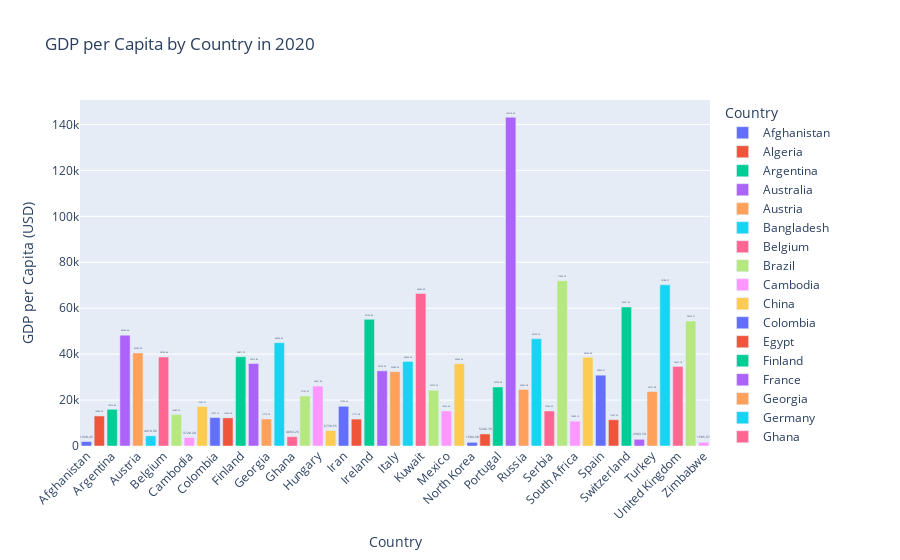

This figure's notebook cell:
### Code cell
import pandas as pd
import plotly.express as px

# Load the dataset
data = pd.read_csv('C:/Users/vinay/Downloads/gdp-per-capita-maddison.csv')

# Select a specific year (for example, the most recent year)
selected_year = 2020  # You can change this to any year you want

# Filter data for the selected year
year_data = data[data['Year'] == selected_year]

# Create a bar chart
fig = px.bar(
    year_data,
    x="Country",
    y="GDP_per_capita",
    title=f"GDP per Capita by Country in {selected_year}",
    labels={"GDP_per_capita": "GDP per Capita (USD)", "Country": "Country"},
    color="Country",
    text="GDP_per_capita"
)

# Customize the chart
fig.update_traces(texttemplate='%{text:.2f}', textposition='outside')
fig.update_layout(xaxis_tickangle=-45)

# Show the plot
fig.show()

### Figure 1 — Plotly figure (JSON) as saved in the notebook; plotly's stock layout.template omitted (floating-point values rounded to 4 significant figures)
{"data": [{"alignmentgroup": "True", "hovertemplate": "Country=%{x}<br>GDP per Capita (USD)=%{text}<extra></extra>", "legendgroup": "Afghanistan", "marker": {"color": "#636efa", "pattern": {"shape": ""}}, "name": "Afghanistan", "offsetgroup": "Afghanistan", "orientation": "v", "showlegend": true, "text": [1928.0], "textposition": "outside", "texttemplate": "%{text:.2f}", "type": "bar", "x": ["Afghanistan"], "xaxis": "x", "y": [1928.0], "yaxis": "y"}, {"alignmentgroup": "True", "hovertemplate": "Country=%{x}<br>GDP per Capita (USD)=%{text}<extra></extra>", "legendgroup": "Algeria", "marker": {"color": "#EF553B", "pattern": {"shape": ""}}, "name": "Algeria", "offsetgroup": "Algeria", "orientation": "v", "showlegend": true, "text": [13090.0], "textposition": "outside", "texttemplate": "%{text:.2f}", "type": "bar", "x": ["Algeria"], "xaxis": "x", "y": [13090.0], "yaxis": "y"}, {"alignmentgroup": "True", "hovertemplate": "Country=%{x}<br>GDP per Capita (USD)=%{text}<extra></extra>", "legendgroup": "Argentina", "marker": {"color": "#00cc96", "pattern": {"shape": ""}}, "name": "Argentina", "offsetgroup": "Argentina", "orientation": "v", "showlegend": true, "text": [15980.0], "textposition": "outside", "texttemplate": "%{text:.2f}", "type": "bar", "x": ["Argentina"], "xaxis": "x", "y": [15980.0], "yaxis": "y"}, {"alignmentgroup": "True", "hovertemplate": "Country=%{x}<br>GDP per Capita (USD)=%{text}<extra></extra>", "legendgroup": "Australia", "marker": {"color": "#ab63fa", "pattern": {"shape": ""}}, "name": "Australia", "offsetgroup": "Australia", "orientation": "v", "showlegend": true, "text": [48270.0], "textposition": "outside", "texttemplate": "%{text:.2f}", "type": "bar", "x": ["Australia"], "xaxis": "x", "y": [48270.0], "yaxis": "y"}, {"alignmentgroup": "True", "hovertemplate": "Country=%{x}<br>GDP per Capita (USD)=%{text}<extra></extra>", "legendgroup": "Austria", "marker": {"color": "#FFA15A", "pattern": {"shape": ""}}, "name": "Austria", "offsetgroup": "Austria", "orientation": "v", "showlegend": true, "text": [40500.0], "textposition": "outside", "texttemplate": "%{text:.2f}", "type": "bar", "x": ["Austria"], "xaxis": "x", "y": [40500.0], "yaxis": "y"}, {"alignmentgroup": "True", "hovertemplate": "Country=%{x}<br>GDP per Capita (USD)=%{text}<extra></extra>", "legendgroup": "Bangladesh", "marker": {"color": "#19d3f3", "pattern": {"shape": ""}}, "name": "Bangladesh", "offsetgroup": "Bangladesh", "orientation": "v", "showlegend": true, "text": [4419.0], "textposition": "outside", "texttemplate": "%{text:.2f}", "type": "bar", "x": ["Bangladesh"], "xaxis": "x", "y": [4419.0], "yaxis": "y"}, {"alignmentgroup": "True", "hovertemplate": "Country=%{x}<br>GDP per Capita (USD)=%{text}<extra></extra>", "legendgroup": "Belgium", "marker": {"color": "#FF6692", "pattern": {"shape": ""}}, "name": "Belgium", "offsetgroup": "Belgium", "orientation": "v", "showlegend": true, "text": [38760.0], "textposition": "outside", "texttemplate": "%{text:.2f}", "type": "bar", "x": ["Belgium"], "xaxis": "x", "y": [38760.0], "yaxis": "y"}, {"alignmentgroup": "True", "hovertemplate": "Country=%{x}<br>GDP per Capita (USD)=%{text}<extra></extra>", "legendgroup": "Brazil", "marker": {"color": "#B6E880", "pattern": {"shape": ""}}, "name": "Brazil", "offsetgroup": "Brazil", "orientation": "v", "showlegend": true, "text": [13690.0], "textposition": "outside", "texttemplate": "%{text:.2f}", "type": "bar", "x": ["Brazil"], "xaxis": "x", "y": [13690.0], "yaxis": "y"}, {"alignmentgroup": "True", "hovertemplate": "Country=%{x}<br>GDP per Capita (USD)=%{text}<extra></extra>", "legendgroup": "Cambodia", "marker": {"color": "#FF97FF", "pattern": {"shape": ""}}, "name": "Cambodia", "offsetgroup": "Cambodia", "orientation": "v", "showlegend": true, "text": [3728.0], "textposition": "outside", "texttemplate": "%{text:.2f}", "type": "bar", "x": ["Cambodia"], "xaxis": "x", "y": [3728.0], "yaxis": "y"}, {"alignmentgroup": "True", "hovertemplate": "Country=%{x}<br>GDP per Capita (USD)=%{text}<extra></extra>", "legendgroup": "China", "marker": {"color": "#FECB52", "pattern": {"shape": ""}}, "name": "China", "offsetgroup": "China", "orientation": "v", "showlegend": true, "text": [17230.0], "textposition": "outside", "texttemplate": "%{text:.2f}", "type": "bar", "x": ["China"], "xaxis": "x", "y": [17230.0], "yaxis": "y"}, {"alignmentgroup": "True", "hovertemplate": "Country=%{x}<br>GDP per Capita (USD)=%{text}<extra></extra>", "legendgroup": "Colombia", "marker": {"color": "#636efa", "pattern": {"shape": ""}}, "name": "Colombia", "offsetgroup": "Colombia", "orientation": "v", "showlegend": true, "text": [12380.0], "textposition": "outside", "texttemplate": "%{text:.2f}", "type": "bar", "x": ["Colombia"], "xaxis": "x", "y": [12380.0], "yaxis": "y"}, {"alignmentgroup": "True", "hovertemplate": "Country=%{x}<br>GDP per Capita (USD)=%{text}<extra></extra>", "legendgroup": "Egypt", "marker": {"color": "#EF553B", "pattern": {"shape": ""}}, "name": "Egypt", "offsetgroup": "Egypt", "orientation": "v", "showlegend": true, "text": [12230.0], "textposition": "outside", "texttemplate": "%{text:.2f}", "type": "bar", "x": ["Egypt"], "xaxis": "x", "y": [12230.0], "yaxis": "y"}, {"alignmentgroup": "True", "hovertemplate": "Country=%{x}<br>GDP per Capita (USD)=%{text}<extra></extra>", "legendgroup": "Finland", "marker": {"color": "#00cc96", "pattern": {"shape": ""}}, "name": "Finland", "offsetgroup": "Finland", "orientation": "v", "showlegend": true, "text": [38870.0], "textposition": "outside", "texttemplate": "%{text:.2f}", "type": "bar", "x": ["Finland"], "xaxis": "x", "y": [38870.0], "yaxis": "y"}, {"alignmentgroup": "True", "hovertemplate": "Country=%{x}<br>GDP per Capita (USD)=%{text}<extra></extra>", "legendgroup": "France", "marker": {"color": "#ab63fa", "pattern": {"shape": ""}}, "name": "France", "offsetgroup": "France", "orientation": "v", "showlegend": true, "text": [35910.0], "textposition": "outside", "texttemplate": "%{text:.2f}", "type": "bar", "x": ["France"], "xaxis": "x", "y": [35910.0], "yaxis": "y"}, {"alignmentgroup": "True", "hovertemplate": "Country=%{x}<br>GDP per Capita (USD)=%{text}<extra></extra>", "legendgroup": "Georgia", "marker": {"color": "#FFA15A", "pattern": {"shape": ""}}, "name": "Georgia", "offsetgroup": "Georgia", "orientation": "v", "showlegend": true, "text": [11770.0], "textposition": "outside", "texttemplate": "%{text:.2f}", "type": "bar", "x": ["Georgia"], "xaxis": "x", "y": [11770.0], "yaxis": "y"}, {"alignmentgroup": "True", "hovertemplate": "Country=%{x}<br>GDP per Capita (USD)=%{text}<extra></extra>", "legendgroup": "Germany", "marker": {"color": "#19d3f3", "pattern": {"shape": ""}}, "name": "Germany", "offsetgroup": "Germany", "orientation": "v", "showlegend": true, "text": [45000.0], "textposition": "outside", "texttemplate": "%{text:.2f}", "type": "bar", "x": ["Germany"], "xaxis": "x", "y": [45000.0], "yaxis": "y"}, {"alignmentgroup": "True", "hovertemplate": "Country=%{x}<br>GDP per Capita (USD)=%{text}<extra></extra>", "legendgroup": "Ghana", "marker": {"color": "#FF6692", "pattern": {"shape": ""}}, "name": "Ghana", "offsetgroup": "Ghana", "orientation": "v", "showlegend": true, "text": [4069.0], "textposition": "outside", "texttemplate": "%{text:.2f}", "type": "bar", "x": ["Ghana"], "xaxis": "x", "y": [4069.0], "yaxis": "y"}, {"alignmentgroup": "True", "hovertemplate": "Country=%{x}<br>GDP per Capita (USD)=%{text}<extra></extra>", "legendgroup": "Greece", "marker": {"color": "#B6E880", "pattern": {"shape": ""}}, "name": "Greece", "offsetgroup": "Greece", "orientation": "v", "showlegend": true, "text": [21770.0], "textposition": "outside", "texttemplate": "%{text:.2f}", "type": "bar", "x": ["Greece"], "xaxis": "x", "y": [21770.0], "yaxis": "y"}, {"alignmentgroup": "True", "hovertemplate": "Country=%{x}<br>GDP per Capita (USD)=%{text}<extra></extra>", "legendgroup": "Hungary", "marker": {"color": "#FF97FF", "pattern": {"shape": ""}}, "name": "Hungary", "offsetgroup": "Hungary", "orientation": "v", "showlegend": true, "text": [26090.0], "textposition": "outside", "texttemplate": "%{text:.2f}", "type": "bar", "x": ["Hungary"], "xaxis": "x", "y": [26090.0], "yaxis": "y"}, {"alignmentgroup": "True", "hovertemplate": "Country=%{x}<br>GDP per Capita (USD)=%{text}<extra></extra>", "legendgroup": "India", "marker": {"color": "#FECB52", "pattern": {"shape": ""}}, "name": "India", "offsetgroup": "India", "orientation": "v", "showlegend": true, "text": [6731.0], "textposition": "outside", "texttemplate": "%{text:.2f}", "type": "bar", "x": ["India"], "xaxis": "x", "y": [6731.0], "yaxis": "y"}, {"alignmentgroup": "True", "hovertemplate": "Country=%{x}<br>GDP per Capita (USD)=%{text}<extra></extra>", "legendgroup": "Iran", "marker": {"color": "#636efa", "pattern": {"shape": ""}}, "name": "Iran", "offsetgroup": "Iran", "orientation": "v", "showlegend": true, "text": [17300.0], "textposition": "outside", "texttemplate": "%{text:.2f}", "type": "bar", "x": ["Iran"], "xaxis": "x", "y": [17300.0], "yaxis": "y"}, {"alignmentgroup": "True", "hovertemplate": "Country=%{x}<br>GDP per Capita (USD)=%{text}<extra></extra>", "legendgroup": "Iraq", "marker": {"color": "#EF553B", "pattern": {"shape": ""}}, "name": "Iraq", "offsetgroup": "Iraq", "orientation": "v", "showlegend": true, "text": [11720.0], "textposition": "outside", "texttemplate": "%{text:.2f}", "type": "bar", "x": ["Iraq"], "xaxis": "x", "y": [11720.0], "yaxis": "y"}, {"alignmentgroup": "True", "hovertemplate": "Country=%{x}<br>GDP per Capita (USD)=%{text}<extra></extra>", "legendgroup": "Ireland", "marker": {"color": "#00cc96", "pattern": {"shape": ""}}, "name": "Ireland", "offsetgroup": "Ireland", "orientation": "v", "showlegend": true, "text": [55130.0], "textposition": "outside", "texttemplate": "%{text:.2f}", "type": "bar", "x": ["Ireland"], "xaxis": "x", "y": [55130.0], "yaxis": "y"}, {"alignmentgroup": "True", "hovertemplate": "Country=%{x}<br>GDP per Capita (USD)=%{text}<extra></extra>", "legendgroup": "Israel", "marker": {"color": "#ab63fa", "pattern": {"shape": ""}}, "name": "Israel", "offsetgroup": "Israel", "orientation": "v", "showlegend": true, "text": [32730.0], "textposition": "outside", "texttemplate": "%{text:.2f}", "type": "bar", "x": ["Israel"], "xaxis": "x", "y": [32730.0], "yaxis": "y"}, {"alignmentgroup": "True", "hovertemplate": "Country=%{x}<br>GDP per Capita (USD)=%{text}<extra></extra>", "legendgroup": "Italy", "marker": {"color": "#FFA15A", "pattern": {"shape": ""}}, "name": "Italy", "offsetgroup": "Italy", "orientation": "v", "showlegend": true, "text": [32390.0], "textposition": "outside", "texttemplate": "%{text:.2f}", "type": "bar", "x": ["Italy"], "xaxis": "x", "y": [32390.0], "yaxis": "y"}, {"alignmentgroup": "True", "hovertemplate": "Country=%{x}<br>GDP per Capita (USD)=%{text}<extra></extra>", "legendgroup": "Japan", "marker": {"color": "#19d3f3", "pattern": {"shape": ""}}, "name": "Japan", "offsetgroup": "Japan", "orientation": "v", "showlegend": true, "text": [36830.0], "textposition": "outside", "texttemplate": "%{text:.2f}", "type": "bar", "x": ["Japan"], "xaxis": "x", "y": [36830.0], "yaxis": "y"}, {"alignmentgroup": "True", "hovertemplate": "Country=%{x}<br>GDP per Capita (USD)=%{text}<extra></extra>", "legendgroup": "Kuwait", "marker": {"color": "#FF6692", "pattern": {"shape": ""}}, "name": "Kuwait", "offsetgroup": "Kuwait", "orientation": "v", "showlegend": true, "text": [66370.0], "textposition": "outside", "texttemplate": "%{text:.2f}", "type": "bar", "x": ["Kuwait"], "xaxis": "x", "y": [66370.0], "yaxis": "y"}, {"alignmentgroup": "True", "hovertemplate": "Country=%{x}<br>GDP per Capita (USD)=%{text}<extra></extra>", "legendgroup": "Malaysia", "marker": {"color": "#B6E880", "pattern": {"shape": ""}}, "name": "Malaysia", "offsetgroup": "Malaysia", "orientation": "v", "showlegend": true, "text": [24280.0], "textposition": "outside", "texttemplate": "%{text:.2f}", "type": "bar", "x": ["Malaysia"], "xaxis": "x", "y": [24280.0], "yaxis": "y"}, {"alignmentgroup": "True", "hovertemplate": "Country=%{x}<br>GDP per Capita (USD)=%{text}<extra></extra>", "legendgroup": "Mexico", "marker": {"color": "#FF97FF", "pattern": {"shape": ""}}, "name": "Mexico", "offsetgroup": "Mexico", "orientation": "v", "showlegend": true, "text": [15250.0], "textposition": "outside", "texttemplate": "%{text:.2f}", "type": "bar", "x": ["Mexico"], "xaxis": "x", "y": [15250.0], "yaxis": "y"}, {"alignmentgroup": "True", "hovertemplate": "Country=%{x}<br>GDP per Capita (USD)=%{text}<extra></extra>", "legendgroup": "New Zealand", "marker": {"color": "#FECB52", "pattern": {"shape": ""}}, "name": "New Zealand", "offsetgroup": "New Zealand", "orientation": "v", "showlegend": true, "text": [35850.0], "textposition": "outside", "texttemplate": "%{text:.2f}", "type": "bar", "x": ["New Zealand"], "xaxis": "x", "y": [35850.0], "yaxis": "y"}, {"alignmentgroup": "True", "hovertemplate": "Country=%{x}<br>GDP per Capita (USD)=%{text}<extra></extra>", "legendgroup": "North Korea", "marker": {"color": "#636efa", "pattern": {"shape": ""}}, "name": "North Korea", "offsetgroup": "North Korea", "orientation": "v", "showlegend": true, "text": [1584.0], "textposition": "outside", "texttemplate": "%{text:.2f}", "type": "bar", "x": ["North Korea"], "xaxis": "x", "y": [1584.0], "yaxis": "y"}, {"alignmentgroup": "True", "hovertemplate": "Country=%{x}<br>GDP per Capita (USD)=%{text}<extra></extra>", "legendgroup": "Pakistan", "marker": {"color": "#EF553B", "pattern": {"shape": ""}}, "name": "Pakistan", "offsetgroup": "Pakistan", "orientation": "v", "showlegend": true, "text": [5243.0], "textposition": "outside", "texttemplate": "%{text:.2f}", "type": "bar", "x": ["Pakistan"], "xaxis": "x", "y": [5243.0], "yaxis": "y"}, {"alignmentgroup": "True", "hovertemplate": "Country=%{x}<br>GDP per Capita (USD)=%{text}<extra></extra>", "legendgroup": "Portugal", "marker": {"color": "#00cc96", "pattern": {"shape": ""}}, "name": "Portugal", "offsetgroup": "Portugal", "orientation": "v", "showlegend": true, "text": [25700.0], "textposition": "outside", "texttemplate": "%{text:.2f}", "type": "bar", "x": ["Portugal"], "xaxis": "x", "y": [25700.0], "yaxis": "y"}, {"alignmentgroup": "True", "hovertemplate": "Country=%{x}<br>GDP per Capita (USD)=%{text}<extra></extra>", "legendgroup": "Qatar", "marker": {"color": "#ab63fa", "pattern": {"shape": ""}}, "name": "Qatar", "offsetgroup": "Qatar", "orientation": "v", "showlegend": true, "text": [143100.0], "textposition": "outside", "texttemplate": "%{text:.2f}", "type": "bar", "x": ["Qatar"], "xaxis": "x", "y": [143100.0], "yaxis": "y"}, {"alignmentgroup": "True", "hovertemplate": "Country=%{x}<br>GDP per Capita (USD)=%{text}<extra></extra>", "legendgroup": "Russia", "marker": {"color": "#FFA15A", "pattern": {"shape": ""}}, "name": "Russia", "offsetgroup": "Russia", "orientation": "v", "showlegend": true, "text": [24630.0], "textposition": "outside", "texttemplate": "%{text:.2f}", "type": "bar", "x": ["Russia"], "xaxis": "x", "y": [24630.0], "yaxis": "y"}, {"alignmentgroup": "True", "hovertemplate": "Country=%{x}<br>GDP per Capita (USD)=%{text}<extra></extra>", "legendgroup": "Saudi Arabia", "marker": {"color": "#19d3f3", "pattern": {"shape": ""}}, "name": "Saudi Arabia", "offsetgroup": "Saudi Arabia", "orientation": "v", "showlegend": true, "text": [46720.0], "textposition": "outside", "texttemplate": "%{text:.2f}", "type": "bar", "x": ["Saudi Arabia"], "xaxis": "x", "y": [46720.0], "yaxis": "y"}, {"alignmentgroup": "True", "hovertemplate": "Country=%{x}<br>GDP per Capita (USD)=%{text}<extra></extra>", "legendgroup": "Serbia", "marker": {"color": "#FF6692", "pattern": {"shape": ""}}, "name": "Serbia", "offsetgroup": "Serbia", "orientation": "v", "showlegend": true, "text": [15260.0], "textposition": "outside", "texttemplate": "%{text:.2f}", "type": "bar", "x": ["Serbia"], "xaxis": "x", "y": [15260.0], "yaxis": "y"}, {"alignmentgroup": "True", "hovertemplate": "Country=%{x}<br>GDP per Capita (USD)=%{text}<extra></extra>", "legendgroup": "Singapore", "marker": {"color": "#B6E880", "pattern": {"shape": ""}}, "name": "Singapore", "offsetgroup": "Singapore", "orientation": "v", "showlegend": true, "text": [71960.0], "textposition": "outside", "texttemplate": "%{text:.2f}", "type": "bar", "x": ["Singapore"], "xaxis": "x", "y": [71960.0], "yaxis": "y"}, {"alignmentgroup": "True", "hovertemplate": "Country=%{x}<br>GDP per Capita (USD)=%{text}<extra></extra>", "legendgroup": "South Africa", "marker": {"color": "#FF97FF", "pattern": {"shape": ""}}, "name": "South Africa", "offsetgroup": "South Africa", "orientation": "v", "showlegend": true, "text": [10840.0], "textposition": "outside", "texttemplate": "%{text:.2f}", "type": "bar", "x": ["South Africa"], "xaxis": "x", "y": [10840.0], "yaxis": "y"}, {"alignmentgroup": "True", "hovertemplate": "Country=%{x}<br>GDP per Capita (USD)=%{text}<extra></extra>", "legendgroup": "South Korea", "marker": {"color": "#FECB52", "pattern": {"shape": ""}}, "name": "South Korea", "offsetgroup": "South Korea", "orientation": "v", "showlegend": true, "text": [38610.0], "textposition": "outside", "texttemplate": "%{text:.2f}", "type": "bar", "x": ["South Korea"], "xaxis": "x", "y": [38610.0], "yaxis": "y"}, {"alignmentgroup": "True", "hovertemplate": "Country=%{x}<br>GDP per Capita (USD)=%{text}<extra></extra>", "legendgroup": "Spain", "marker": {"color": "#636efa", "pattern": {"shape": ""}}, "name": "Spain", "offsetgroup": "Spain", "orientation": "v", "showlegend": true, "text": [30830.0], "textposition": "outside", "texttemplate": "%{text:.2f}", "type": "bar", "x": ["Spain"], "xaxis": "x", "y": [30830.0], "yaxis": "y"}, {"alignmentgroup": "True", "hovertemplate": "Country=%{x}<br>GDP per Capita (USD)=%{text}<extra></extra>", "legendgroup": "Sri Lanka", "marker": {"color": "#EF553B", "pattern": {"shape": ""}}, "name": "Sri Lanka", "offsetgroup": "Sri Lanka", "orientation": "v", "showlegend": true, "text": [11450.0], "textposition": "outside", "texttemplate": "%{text:.2f}", "type": "bar", "x": ["Sri Lanka"], "xaxis": "x", "y": [11450.0], "yaxis": "y"}, {"alignmentgroup": "True", "hovertemplate": "Country=%{x}<br>GDP per Capita (USD)=%{text}<extra></extra>", "legendgroup": "Switzerland", "marker": {"color": "#00cc96", "pattern": {"shape": ""}}, "name": "Switzerland", "offsetgroup": "Switzerland", "orientation": "v", "showlegend": true, "text": [60520.0], "textposition": "outside", "texttemplate": "%{text:.2f}", "type": "bar", "x": ["Switzerland"], "xaxis": "x", "y": [60520.0], "yaxis": "y"}, {"alignmentgroup": "True", "hovertemplate": "Country=%{x}<br>GDP per Capita (USD)=%{text}<extra></extra>", "legendgroup": "Syria", "marker": {"color": "#ab63fa", "pattern": {"shape": ""}}, "name": "Syria", "offsetgroup": "Syria", "orientation": "v", "showlegend": true, "text": [2904.0], "textposition": "outside", "texttemplate": "%{text:.2f}", "type": "bar", "x": ["Syria"], "xaxis": "x", "y": [2904.0], "yaxis": "y"}, {"alignmentgroup": "True", "hovertemplate": "Country=%{x}<br>GDP per Capita (USD)=%{text}<extra></extra>", "legendgroup": "Turkey", "marker": {"color": "#FFA15A", "pattern": {"shape": ""}}, "name": "Turkey", "offsetgroup": "Turkey", "orientation": "v", "showlegend": true, "text": [23720.0], "textposition": "outside", "texttemplate": "%{text:.2f}", "type": "bar", "x": ["Turkey"], "xaxis": "x", "y": [23720.0], "yaxis": "y"}, {"alignmentgroup": "True", "hovertemplate": "Country=%{x}<br>GDP per Capita (USD)=%{text}<extra></extra>", "legendgroup": "United Arab Emirates", "marker": {"color": "#19d3f3", "pattern": {"shape": ""}}, "name": "United Arab Emirates", "offsetgroup": "United Arab Emirates", "orientation": "v", "showlegend": true, "text": [70190.0], "textposition": "outside", "texttemplate": "%{text:.2f}", "type": "bar", "x": ["United Arab Emirates"], "xaxis": "x", "y": [70190.0], "yaxis": "y"}, {"alignmentgroup": "True", "hovertemplate": "Country=%{x}<br>GDP per Capita (USD)=%{text}<extra></extra>", "legendgroup": "United Kingdom", "marker": {"color": "#FF6692", "pattern": {"shape": ""}}, "name": "United Kingdom", "offsetgroup": "United Kingdom", "orientation": "v", "showlegend": true, "text": [34650.0], "textposition": "outside", "texttemplate": "%{text:.2f}", "type": "bar", "x": ["United Kingdom"], "xaxis": "x", "y": [34650.0], "yaxis": "y"}, {"alignmentgroup": "True", "hovertemplate": "Country=%{x}<br>GDP per Capita (USD)=%{text}<extra></extra>", "legendgroup": "United States", "marker": {"color": "#B6E880", "pattern": {"shape": ""}}, "name": "United States", "offsetgroup": "United States", "orientation": "v", "showlegend": true, "text": [54380.0], "textposition": "outside", "texttemplate": "%{text:.2f}", "type": "bar", "x": ["United States"], "xaxis": "x", "y": [54380.0], "yaxis": "y"}, {"alignmentgroup": "True", "hovertemplate": "Country=%{x}<br>GDP per Capita (USD)=%{text}<extra></extra>", "legendgroup": "Zimbabwe", "marker": {"color": "#FF97FF", "pattern": {"shape": ""}}, "name": "Zimbabwe", "offsetgroup": "Zimbabwe", "orientation": "v", "showlegend": true, "text": [1586.0], "textposition": "outside", "texttemplate": "%{text:.2f}", "type": "bar", "x": ["Zimbabwe"], "xaxis": "x", "y": [1586.0], "yaxis": "y"}], "layout": {"autosize": true, "barmode": "relative", "legend": {"title": {"text": "Country"}, "tracegroupgap": 0}, "title": {"text": "GDP per Capita by Country in 2020"}, "xaxis": {"anchor": "y", "autorange": true, "categoryarray": ["Afghanistan", "Algeria", "Argentina", "Australia", "Austria", "Bangladesh", "Belgium", "Brazil", "Cambodia", "China", "Colombia", "Egypt", "Finland", "France", "Georgia", "Germany", "Ghana", "Greece", "Hungary", "India", "Iran", "Iraq", "Ireland", "Israel", "Italy", "Japan", "Kuwait", "Malaysia", "Mexico", "New Zealand", "North Korea", "Pakistan", "Portugal", "Qatar", "Russia", "Saudi Arabia", "Serbia", "Singapore", "South Africa", "South Korea", "Spain", "Sri Lanka", "Switzerland", "Syria", "Turkey", "United Arab Emirates", "United Kingdom", "United States", "Zimbabwe"], "categoryorder": "array", "domain": [0, 1], "range": [-0.5, 48.5], "tickangle": -45, "title": {"text": "Country"}, "type": "category"}, "yaxis": {"anchor": "x", "autorange": true, "domain": [0, 1], "range": [0, 150700.0], "title": {"text": "GDP per Capita (USD)"}, "type": "linear"}}}
